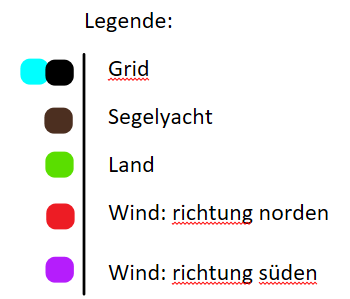
#> input picture SarsaLegende.png, 350 x 299 px
$ python Sarsa.py
#> lines starting #> are read from the running program, lines starting #| are printed output that depends on the picture
'''
GIT-Repository: https://github.com/ErasArslan/sarsa.git
'''

import numpy as np
from PIL import Image
import cv2
import matplotlib.pyplot as plt
import pickle
from matplotlib import style
import time

'''
Mögliche Bewegung:
4 - links, rechts, hoch, runter
8 - links, rechts, hoch, runter, linkshoch, linksrunter, rechtshoch, rechtsrunter
9 - links, rechts, hoch, runter, linkshoch, linksrunter, rechtshoch, rechtsrunter, vom Wind treiben lassen
 '''
POSSIBLE_MOVE = 8
'''
Wind:
0 - Windstille
1 - Standardwind ein
2 - Willkürlicher Wind mit einer Wahrscheinlichkeit von 1/3 für alle gleich null Werte
3 - Willkürlicher Wind mit einer Wahrscheinlichkeit von 1/3 für alle ungleich null Werte
4 - Willkürlicher Wind zu jeder Episode verändert von 1/3 für alle ungleich null Werte
5 - Willkürlicher Wind zu jedem Schritt verändert von 1/3 für alle ungleich null Werte
'''
WIND = 1
'''Konstanten zur Berechnung von SARSA'''
epsilon = 0.1
learnrate = 0.1
gamma = 0.96
'''Anzahl MAX. EPISODEN'''
MAX_EPISODES = 1000
'''Zeigt Zwischenstand nach *Episoden'''
SHOW_AFTER_EPISODES = 50
ROUNDS = 300

'''Hilfswerte zum Plotten etc.'''
start_q_table = None
style.use("ggplot")
#sigma = 0
#SIGMA_ARRAY = [77, 65, 68, 69, 45, 66, 89, 45, 69, 82, 65, 83]
MOVE_P = 1
ISLAND_REWARD = 25
'''Größe 10x10'''
SIZE = 10
'''Farben(RGB) etc.'''
SAYLINGBOAT_N = 1
ISLAND_N = 2
GRID_N = 3
WINDS_N = 4
WINDN_N = 5
d = {1: (19, 69, 139),  #Boatcolor Brown
     2: (0, 255, 0),    #Islandcolor Lime
     3: (255, 175, 0),  #Gridcolor White
     4: (139, 0, 139),  #SouthWind Yellow
     5: (0, 0, 255)}    #NorthWind Red

LEGENDLABEL = "DEFAULT"
WIND1 = np.random.randint(0, 3)
WIND2 = np.random.randint(0, 3)
WIND3 = np.random.randint(0, 3)
WIND4 = np.random.randint(0, 3)
WIND5 = np.random.randint(0, 3)
WIND6 = np.random.randint(0, 3)
WIND7 = np.random.randint(0, 3)
WIND8 = np.random.randint(0, 3)
WIND9 = np.random.randint(0, 3)
WIND10 = np.random.randint(0, 3)
EPS_DECAY = 0.9998

class IslandClass:
    def __init__(self):
        self.x = 3
        self.y = 7

class SailingBoatClass:
    def __init__(self):
        self.x = 3
        self.y = 0

    def __str__(self):
        return f"{self.x}, {self.y}"

    def __sub__(self, other):
        return self.x - other.x, self.y - other.y

    def action(self, choice):
        '''
        Bewegungen: links, rechts, hoch runter (0,1,2,3)
        '''
        if choice == 0:
            self.move(x=0, y=1)
        elif choice == 1:
            self.move(x=1, y=0)
        elif choice == 2:
            self.move(x=-1, y=0)
        elif choice == 3:
            self.move(x=0, y=-1)
        elif choice == 4:
            self.move(x=1, y=1)
        elif choice == 5:
            self.move(x=-1 , y=-1)
        elif choice == 6:
            self.move(x=-1 , y=1)
        elif choice == 7:
            self.move(x=1 , y=-1)
        elif choice == 8:
            self.move(x=0 , y=0)
        # print(f"{self.x},{self.y}")

    def move(self, x=False, y=False):
        if not x:
            self.x += -x
        else:
            self.x += x

        if not y:

            self.y += -y
        else:
            self.y += y

        '''
        Aufgabe a,b
        Standardwind wie in der Aufgabe vorgegeben
        '''
        if WIND == 1:
            if self.y == 3:
                self.x = self.x - 1
            elif self.y == 4:
                self.x = self.x - 1
            elif self.y == 5:
                self.x = self.x - 1
            elif self.y == 8:
                self.x = self.x - 1
            elif self.y == 6:
                self.x = self.x - 2
            elif self.y == 7:
                self.x = self.x - 2
        elif WIND == 2:
            if self.y == 3:
                self.x = self.x - 1
            elif self.y == 4:
                self.x = self.x - 1
            elif self.y == 5:
                self.x = self.x - 1
            elif self.y == 8:
                self.x = self.x - 1
            elif self.y == 6:
                self.x = self.x - 2
            elif self.y == 7:
                self.x = self.x - 2
            elif self.y == 0:
                #print (f"WIND1 = {WIND1}")
                if WIND1 == 0:
                    self.x = self.x
                elif WIND1 == 1:
                    self.x = self.x - 1
                else:
                    self.x = self.x + 1
            elif self.y == 1:
                #print(f"WIND2 = {WIND2}")
                if WIND2 == 0:
                    self.x = self.x
                elif WIND2 == 1:
                    self.x = self.x + 1
                elif WIND2 == 2:
                    self.x = self.x - 1
            elif self.y == 2:
                #print(f"WIND3 = {WIND3}")
                if WIND3 == 0:
                    self.x = self.x
                elif WIND3 == 1:
                    self.x = self.x + 1
                elif WIND3 == 2:
                    self.x = self.x - 1
            elif self.y == 9:
                #print(f"WIND10 = {WIND10}")
                if WIND10 == 0:
                    self.x = self.x
                elif WIND10 == 1:
                    self.x = self.x + 1
                elif WIND10 == 2:
                    self.x = self.x - 1
        elif WIND == 3:
            if self.y == 3:
                if WIND4 == 0:
                    self.x = self.x - 1
                elif WIND4 == 1:
                    self.x = self.x + 1
                elif WIND4 == 2:
                    self.x = self.x
            elif self.y == 4:
                if WIND5 == 0:
                    self.x = self.x - 1
                elif WIND5 == 1:
                    self.x = self.x + 1
                elif WIND5 == 2:
                    self.x = self.x
            elif self.y == 5:
                if WIND6 == 0:
                    self.x = self.x - 1
                elif WIND6 == 1:
                    self.x = self.x + 1
                elif WIND6 == 2:
                    self.x = self.x
            elif self.y == 8:
                if WIND9 == 0:
                    self.x = self.x - 1
                elif WIND9 == 1:
                    self.x = self.x + 1
                elif WIND9 == 2:
                    self.x = self.x
            elif self.y == 6:
                if WIND7 == 0:
                    self.x = self.x - 2
                elif WIND7 == 1:
                    self.x = self.x - 3
                elif WIND7 == 2:
                    self.x = self.x - 1
            elif self.y == 7:
                if WIND8 == 0:
                    self.x = self.x - 2
                elif WIND8 == 1:
                    self.x = self.x - 3
                elif WIND8 == 2:
                    self.x = self.x - 1
        elif WIND == 4 or WIND == 5:
            if self.y == 3:
                if WIND4 == 0:
                    self.x = self.x - 1
                elif WIND4 == 1:
                    self.x = self.x + 1
                elif WIND4 == 2:
                    self.x = self.x
            elif self.y == 4:
                if WIND5 == 0:
                    self.x = self.x - 1
                elif WIND5 == 1:
                    self.x = self.x + 1
                elif WIND5 == 2:
                    self.x = self.x
            elif self.y == 5:
                if WIND6 == 0:
                    self.x = self.x - 1
                elif WIND6 == 1:
                    self.x = self.x + 1
                elif WIND6 == 2:
                    self.x = self.x
            elif self.y == 8:
                if WIND9 == 0:
                    self.x = self.x - 1
                elif WIND9 == 1:
                    self.x = self.x + 1
                elif WIND9 == 2:
                    self.x = self.x
            elif self.y == 6:
                if WIND7 == 0:
                    self.x = self.x - 2
                elif WIND7 == 1:
                    self.x = self.x - 3
                elif WIND7 == 2:
                    self.x = self.x - 1
            elif self.y == 7:
                if WIND8 == 0:
                    self.x = self.x - 2
                elif WIND8 == 1:
                    self.x = self.x - 3
                elif WIND8 == 2:
                    self.x = self.x - 1
        '''
         Aufgabe a,b,c
         Grenzen werden gesteckt x: 0-10, y: 0-7
         '''
        if self.x < 0:
            self.x = 0
        elif self.x > 7 - 1:
            self.x = 7 - 1
        if self.y < 0:
            self.y = 0
        elif self.y > SIZE - 1:
            self.y = SIZE - 1

if start_q_table is None:
    Q_table = {}
    for i in range(-SIZE + 1, SIZE):
        for ii in range(-SIZE + 1, SIZE):
            for iii in range(-SIZE + 1, SIZE):
                for iiii in range(-SIZE + 1, SIZE):
                    #Bewegung mit 4 oder 8
                    Q_table[((i, ii), (iii, iiii))] = [np.random.uniform(-5, 0) for i in range(POSSIBLE_MOVE)]
else:
    with open(start_q_table, "rb") as f:
        Q_table = pickle.load(f)

episode_rewards = []

for episode in range(MAX_EPISODES):
    if WIND == 4:
        WIND4 = np.random.randint(0, 3)
        WIND5 = np.random.randint(0, 3)
        WIND6 = np.random.randint(0, 3)
        WIND7 = np.random.randint(0, 3)
        WIND8 = np.random.randint(0, 3)
        WIND9 = np.random.randint(0, 3)
    sailingboat = SailingBoatClass()
    island = IslandClass()
    if episode % SHOW_AFTER_EPISODES == 0:
        print(f"Bei #{episode} ist Epsilon {epsilon}")
        print(f"{SHOW_AFTER_EPISODES} ep Durchschnitt: {np.mean(episode_rewards[-SHOW_AFTER_EPISODES:])}")
        show = True
    else:
        show = False
    episode_reward = 0
    STEPS = 0
    for i in range(ROUNDS):
        if WIND == 5:
            WIND4 = np.random.randint(0, 3)
            WIND5 = np.random.randint(0, 3)
            WIND6 = np.random.randint(0, 3)
            WIND7 = np.random.randint(0, 3)
            WIND8 = np.random.randint(0, 3)
            WIND9 = np.random.randint(0, 3)
        #time.sleep(0.005)
        #print (i)

        observation = (sailingboat - island, sailingboat - island)
        # print(f"x{agent.x} y{agent.y}")
        #print(obs)
        if np.random.random() > epsilon:
            action = np.argmax(Q_table[observation])
            #print(np.argmax(q_table[obs]))
        else:
            action = np.random.randint(0, POSSIBLE_MOVE)
        sailingboat.action(action)

        if sailingboat.x == island.x and sailingboat.y == island.y:
            reward = ISLAND_REWARD
        else:
            reward = -MOVE_P

        new_observation = (sailingboat - island, sailingboat - island)
        Q_next = np.max(Q_table[new_observation])
        Q_current = Q_table[observation][action]
        if reward == ISLAND_REWARD:
            Q_new = ISLAND_REWARD
        else:
            '''
            Sarsa
            Q(s_t, a_t) = (1-alpha) * Q(s_t, a_t) + alpha * (c(s_t, a_t) + gamma * Q(s_t+1, a_t+1)
            '''
            Q_new = (1 - learnrate) * Q_current + learnrate * (reward + gamma * Q_next)
            STEPS += 1
            learnrate = learnrate - 1 / STEPS
            #print(learnrate)
            #print(new_q)
            #new_q = current_q + learnrate * (reward + gamma * max_future_q - current_q)
        Q_table[observation][action] = Q_new

        if show:
            env = np.zeros((SIZE, SIZE, 3), dtype=np.uint8)
            '''
            Erkennbarer grid
            Jedes zweite Element im Bereich des Sees wird Weiß geplottet
            '''
            env[0][0] = d[GRID_N]
            env[0][2] = d[GRID_N]
            env[0][4] = d[GRID_N]
            env[0][6] = d[GRID_N]
            env[0][8] = d[GRID_N]

            env[1][1] = d[GRID_N]
            env[1][3] = d[GRID_N]
            env[1][5] = d[GRID_N]
            env[1][7] = d[GRID_N]
            env[1][9] = d[GRID_N]

            env[2][0] = d[GRID_N]
            env[2][2] = d[GRID_N]
            env[2][4] = d[GRID_N]
            env[2][6] = d[GRID_N]
            env[2][8] = d[GRID_N]

            env[3][1] = d[GRID_N]
            env[3][3] = d[GRID_N]
            env[3][5] = d[GRID_N]
            env[3][7] = d[GRID_N]
            env[3][9] = d[GRID_N]

            env[4][0] = d[GRID_N]
            env[4][2] = d[GRID_N]
            env[4][4] = d[GRID_N]
            env[4][6] = d[GRID_N]
            env[4][8] = d[GRID_N]

            env[5][1] = d[GRID_N]
            env[5][3] = d[GRID_N]
            env[5][5] = d[GRID_N]
            env[5][7] = d[GRID_N]
            env[5][9] = d[GRID_N]

            env[6][0] = d[GRID_N]
            env[6][2] = d[GRID_N]
            env[6][4] = d[GRID_N]
            env[6][6] = d[GRID_N]
            env[6][8] = d[GRID_N]
            ''''''
            env[7][0] = d[ISLAND_N]
            env[7][1] = d[ISLAND_N]
            env[7][2] = d[ISLAND_N]
            env[7][3] = d[ISLAND_N]
            env[7][4] = d[ISLAND_N]
            env[7][5] = d[ISLAND_N]
            env[7][6] = d[ISLAND_N]
            env[7][7] = d[ISLAND_N]
            env[7][8] = d[ISLAND_N]
            env[7][9] = d[ISLAND_N]
            env[8][0] = d[ISLAND_N]
            env[8][1] = d[ISLAND_N]
            env[8][2] = d[ISLAND_N]
            env[8][3] = d[ISLAND_N]
            env[8][4] = d[ISLAND_N]
            env[8][5] = d[ISLAND_N]
            env[8][6] = d[ISLAND_N]
            env[8][7] = d[ISLAND_N]
            env[8][8] = d[ISLAND_N]
            env[8][9] = d[ISLAND_N]
            env[9][0] = d[ISLAND_N]
            env[9][1] = d[ISLAND_N]
            env[9][2] = d[ISLAND_N]
            env[9][3] = d[ISLAND_N]
            env[9][4] = d[ISLAND_N]
            env[9][5] = d[ISLAND_N]
            env[9][6] = d[ISLAND_N]
            env[9][7] = d[ISLAND_N]
            env[9][8] = d[ISLAND_N]
            env[9][9] = d[ISLAND_N]
            '''
            Farben je nach wind Plotten
            Unterer Bereich für Windanzeige genutzt.
            Felder 8-10 genutzt um Windstärke anzuzeigen
            Wind der gegen Norden geht ist ROT
            Wind der gegen Süden geht ist Viollet
            WIND:
            [0] Alle Winde ausgeschaltet
            [1] Wind aus der Aufgabenstellung ist eingeschaltet
            [2] Stochastischer Wind für alle werte die null sind
            [3] Stochstischer Wind für den Bereich mit vorher definiertem Wind
            '''
            if WIND == 1:
                env[7][3] = d[WINDN_N]
                env[7][4] = d[WINDN_N]
                env[7][5] = d[WINDN_N]
                env[7][6] = d[WINDN_N]
                env[8][6] = d[WINDN_N]
                env[7][7] = d[WINDN_N]
                env[8][7] = d[WINDN_N]
                env[7][8] = d[WINDN_N]
            if WIND == 2:
                env[7][3] = d[WINDN_N]
                env[7][4] = d[WINDN_N]
                env[7][5] = d[WINDN_N]
                env[7][6] = d[WINDN_N]
                env[8][6] = d[WINDN_N]
                env[7][7] = d[WINDN_N]
                env[8][7] = d[WINDN_N]
                env[7][8] = d[WINDN_N]
                ##Stochstischer WInd
                if WIND1 == 1:
                    env[7][0] = d[WINDN_N]
                elif WIND1 == 2:
                    env[7][0] = d[WINDS_N]
                if WIND2 == 1:
                    env[7][1] = d[WINDN_N]
                elif WIND2 == 2:
                    env[7][1] = d[WINDS_N]
                if WIND3 == 1:
                    env[7][2] = d[WINDN_N]
                elif WIND3 == 2:
                    env[7][2] = d[WINDS_N]
                if WIND10 == 1:
                    env[7][9] = d[WINDN_N]
                elif WIND10 == 2:
                    env[7][9] = d[WINDS_N]
            if WIND == 3 or WIND == 4 or WIND == 5:
                if WIND4 == 0:
                    env[7][3] = d[ISLAND_N]
                elif WIND4 == 1:
                    env[7][3] = d[WINDN_N]
                    env[8][3] = d[WINDN_N]
                elif WIND4 == 2:
                    env[7][3] = d[WINDN_N]
                if WIND5 == 0:
                    env[7][4] = d[ISLAND_N]
                elif WIND5 == 1:
                    env[7][4] = d[WINDN_N]
                    env[8][4] = d[WINDN_N]
                elif WIND5 == 2:
                    env[7][4] = d[WINDN_N]
                if WIND6 == 0:
                    env[7][5] = d[ISLAND_N]
                elif WIND6 == 1:
                    env[7][5] = d[WINDN_N]
                    env[8][5] = d[WINDN_N]
                elif WIND6 == 2:
                    env[7][5] = d[WINDN_N]
                if WIND9 == 0:
                    env[7][8] = d[ISLAND_N]
                elif WIND9 == 1:
                    env[7][8] = d[WINDN_N]
                    env[8][8] = d[WINDN_N]
                elif WIND9 == 2:
                    env[7][8] = d[WINDN_N]
                if WIND7 == 0:
                    env[7][6] = d[WINDN_N]
                    env[8][6] = d[WINDN_N]
                elif WIND7 == 1:
                    env[7][6] = d[WINDN_N]
                    env[8][6] = d[WINDN_N]
                    env[9][6] = d[WINDN_N]
                elif WIND7 == 2:
                    env[7][6] = d[WINDN_N]
                    env[8][6] = d[ISLAND_N]
                    env[9][6] = d[ISLAND_N]
                if WIND8 == 0:
                    env[7][7] = d[WINDN_N]
                    env[8][7] = d[WINDN_N]
                elif WIND8 == 1:
                    env[7][7] = d[WINDN_N]
                    env[8][7] = d[WINDN_N]
                    env[9][7] = d[WINDN_N]
                elif WIND8 == 2:
                    env[7][7] = d[WINDN_N]
                    env[8][7] = d[ISLAND_N]
                    env[9][7] = d[ISLAND_N]
            env[island.x][island.y] = d[ISLAND_N]
            env[sailingboat.x][sailingboat.y] = d[SAYLINGBOAT_N]
            img = Image.fromarray(env, 'RGB')
            img = img.resize((200, 200))
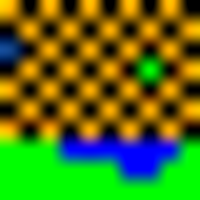
#> img: PIL image 200x200 RGB; mean R, G, B 85.5, 117.4, 22.8
            picture = cv2.imread('SarsaLegende.png')
#> picture is the input picture: shape (299, 350, 3); mean B, G, R 239.4, 239.4, 240.4
            if WIND == 0:
                LEGENDLABEL = f"Wind:Aus Bewegung: {POSSIBLE_MOVE}"
            elif WIND == 1:
                LEGENDLABEL = f"Wind:Norden Bewegung: {POSSIBLE_MOVE}"
            elif WIND == 2:
                LEGENDLABEL= f"Wind(für null):Stochastisch Bewegung: {POSSIBLE_MOVE}"
            elif WIND == 3:
                LEGENDLABEL= f"Wind(für ungleich null):Stochastisch Bewegung: {POSSIBLE_MOVE}"
            elif WIND == 4:
                LEGENDLABEL= f"Wind(jede Episode):Stochastisch Bewegung: {POSSIBLE_MOVE}"
            elif WIND == 5:
                LEGENDLABEL= f"Wind(jeder Zustand):Stochastisch Bewegung: {POSSIBLE_MOVE}"
            cv2.imshow(LEGENDLABEL, picture)
            cv2.imshow("Projekt 11: Segeln lernen", np.array(img))
            if reward == ISLAND_REWARD:
                print(f'Kosten: {STEPS}')
                if cv2.waitKey(500) & 0xFF == ord('q'):
                    break
            else:
                if cv2.waitKey(1) & 0xFF == ord('q'):
#> (key q is pressed here)
                    break

        episode_reward += reward
        if reward == ISLAND_REWARD:
            break

    # print(episode_reward)
    episode_rewards.append(episode_reward)
    epsilon *= EPS_DECAY
moving_avg = np.convolve(episode_rewards, np.ones((SHOW_AFTER_EPISODES,)) / SHOW_AFTER_EPISODES, mode='valid')
# if (sigma == 2):
#     s = "".join([chr(c) for c in SIGMA_ARRAY])
#     print(s)
plt.plot([i for i in range(len(moving_avg))], moving_avg)
if WIND == 0:
    plt.title(f"Wind:AUS, Bewegungsrichtungen: {POSSIBLE_MOVE}")
elif WIND == 1:
    plt.title(f"Wind:Standard, Bewegungsrichtungen: {POSSIBLE_MOVE}")
elif WIND == 2:
    plt.title(f"Wind:Willkürlich(gleich:null), Bewegungsrichtungen: {POSSIBLE_MOVE}")
elif WIND == 3:
    plt.title(f"Wind:Willkürlich(ungleich:null), Bewegungsrichtungen: {POSSIBLE_MOVE}")
elif WIND == 4:
    plt.title(f"Wind:Willkürlich(jede Episode), Bewegungsrichtungen: {POSSIBLE_MOVE}")
elif WIND == 5:
    plt.title(f"Wind:Willkürlich(jeder Schritt), Bewegungsrichtungen: {POSSIBLE_MOVE}")
plt.ylabel(f"Belohnung/{SHOW_AFTER_EPISODES}")
plt.xlabel("Episoden")
plt.show()

with open(f"./table/plot-{int(time.time())}.pickle", "wb") as f:
    pickle.dump(Q_table, f)
